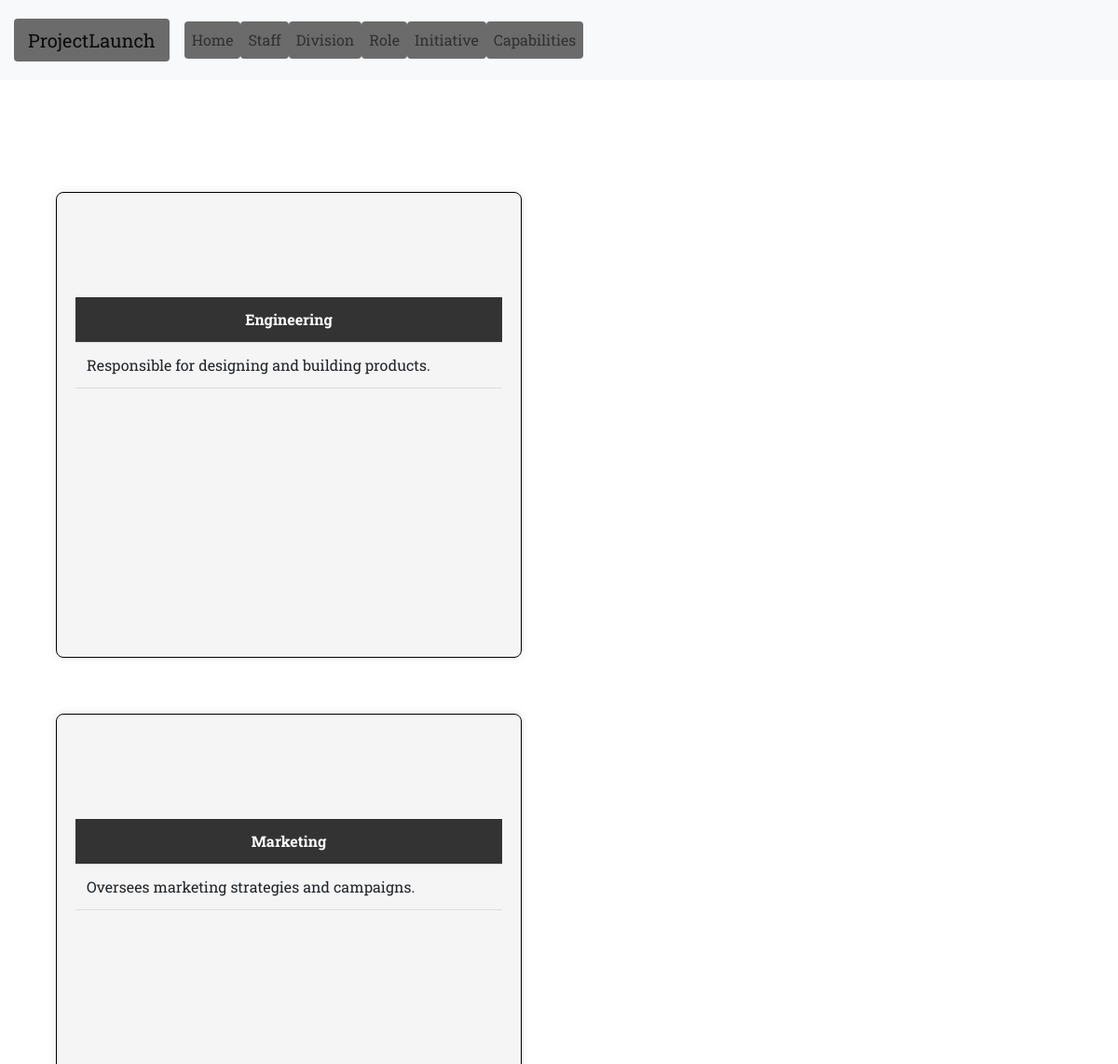
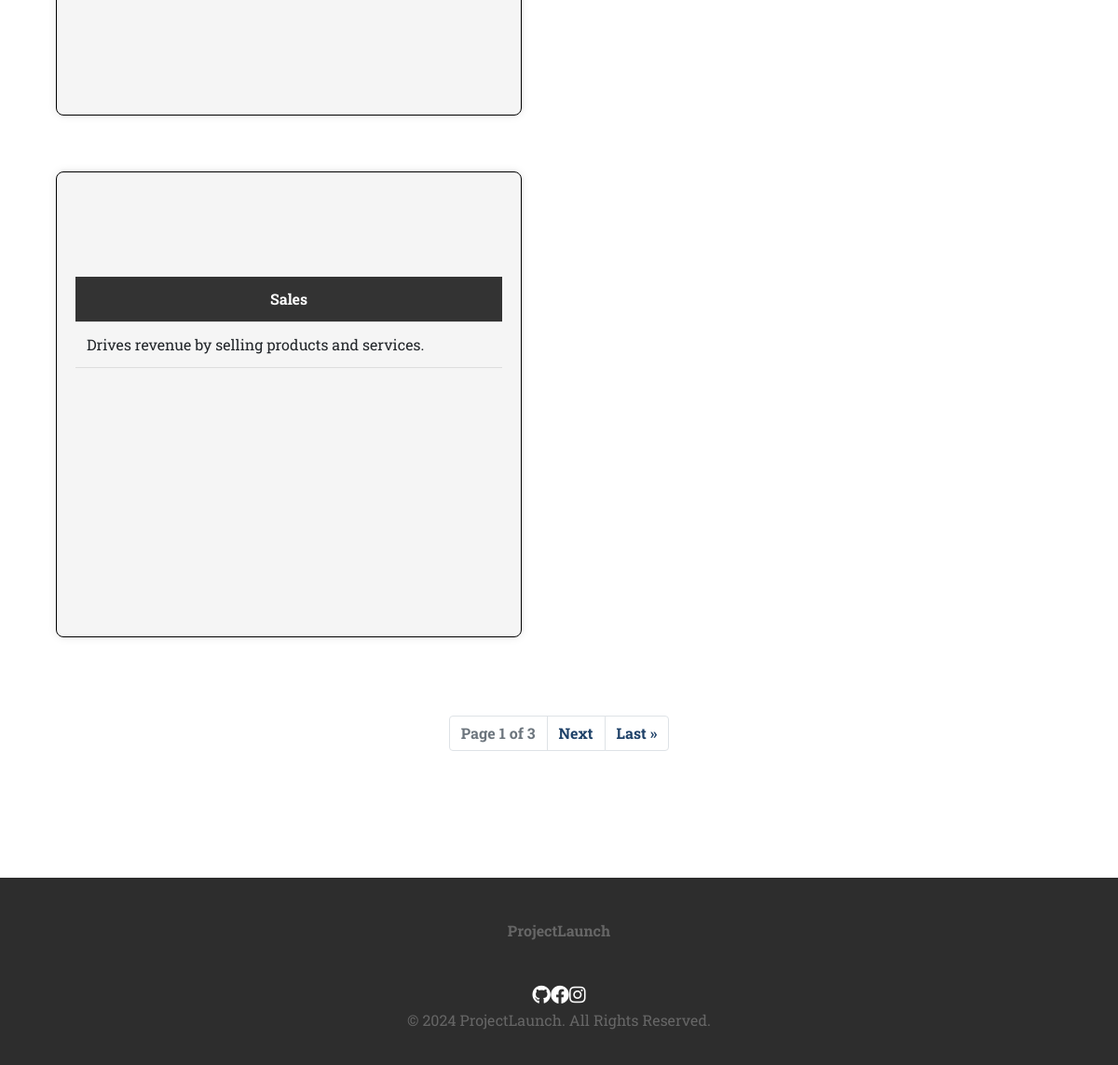
The page /division.html on the database its author committed (2 pictures, top to bottom).
### myapp1/models.py (models this page shows, shortened)
class BaseTable(models.Model):
    created_at = models.DateTimeField(auto_now_add=True)
    updated_at = models.DateTimeField(auto_now=True)
    class Meta:
        abstract = True

class DivisionTable(BaseTable):
    division_image = models.ImageField(upload_to='division_images/', null=True, blank=True)
    name = models.CharField(max_length=255)
    description = models.TextField(null=True, blank=True)

### myapp1/views.py (the view)
# urls.py: path('division.html', views.division_view, name='division'),
def division_view(request):
    all_divisions = DivisionTable.objects.all()
    p = Paginator(all_divisions, 3)
    page = request.GET.get('page')
    division_list = p.get_page(page)
    return render(request, 'division.html', {'division': division_list})  # Context variable renamed

### myapp1/templates/division.html (shortened to what this page needs)
{% extends 'base.html' %}
{% load static %}
    {% block content %}
    {% include 'includes/header.html' %}
        {% for indiv in division %}
        <div class="container container_image dep_container"><br/><br/>
            <div class="dep_box">
                <div class="dep_image">
                </div>
                <table>
                    <tr>
                        <th class="th_center">{{ indiv.name }}</th>
                    </tr>
                    <tr>
                        <td>{{ indiv.description }}</td>
                    </tr>
                </table>
            </div>
        </div>
        {% endfor %}
        <br><br>
        <nav aria-label="Page navigation example">
            <ul class="pagination justify-content-center">
            <li class="page-item disabled"><a class="page-link">Page {{ division.number }} of {{ division.paginator.num_pages }}</a></li>
            {% if division.has_next %}
            <li class="page-item"><a class="page-link" href="?page={{ division.next_page_number }}">Next</a></li>
            <li class="page-item"><a class="page-link" href="?page={{ division.paginator.num_pages }}">Last &raquo</a></li>
            {% endif %}
            </ul>
        </nav>
    {% include 'includes/footer.html' %}
    {% endblock %}

### myapp1/static/css/style.css (style rules this page uses)
* { margin: 0; padding: 0; box-sizing: border-box; font-family: 'Roboto Slab', sans-serif; }
body { background-image: url('../images/background.jpg'); background-size: cover; background-position: center; background-attachment: fixed; height: 100vh; margin: 0; padding: 0; }
table { width: 100%; border-collapse: collapse; margin-top: 20px; border-radius: 8px; }
th, td { padding: 12px; text-align: left; border-bottom: 1px solid #ddd; background-color: #f5f5f5; }
th { background-color: #333; color: #fff; }
.page-link { text-decoration: none; color: #1e4168; font-weight: bold; transition: color 0.3s ease-in-out; }
.container_image { width: 80%; max-width: 600px; margin: 50px auto; padding: 20px; background-color: #f5f5f5; border: 1px solid #ddd; border-radius: 8px; box-shadow: 0 0 10px rgba(0, 0, 0, 0.1); }
.container_image { text-align: center; display: inline-block; margin: 0 60px 60px; border: 1px solid #000; width: 500px; height: 500px; }
.th_center { text-align: center; }

### rows shown on the page
DivisionTable: name "Engineering", description "Responsible for designing and building products."
DivisionTable: name "Marketing", description "Oversees marketing strategies and campaigns."
DivisionTable: name "Sales", description "Drives revenue by selling products and services."

### other values the page prints
{{ division.number }} "1"
{{ division.paginator.num_pages }} "3"
